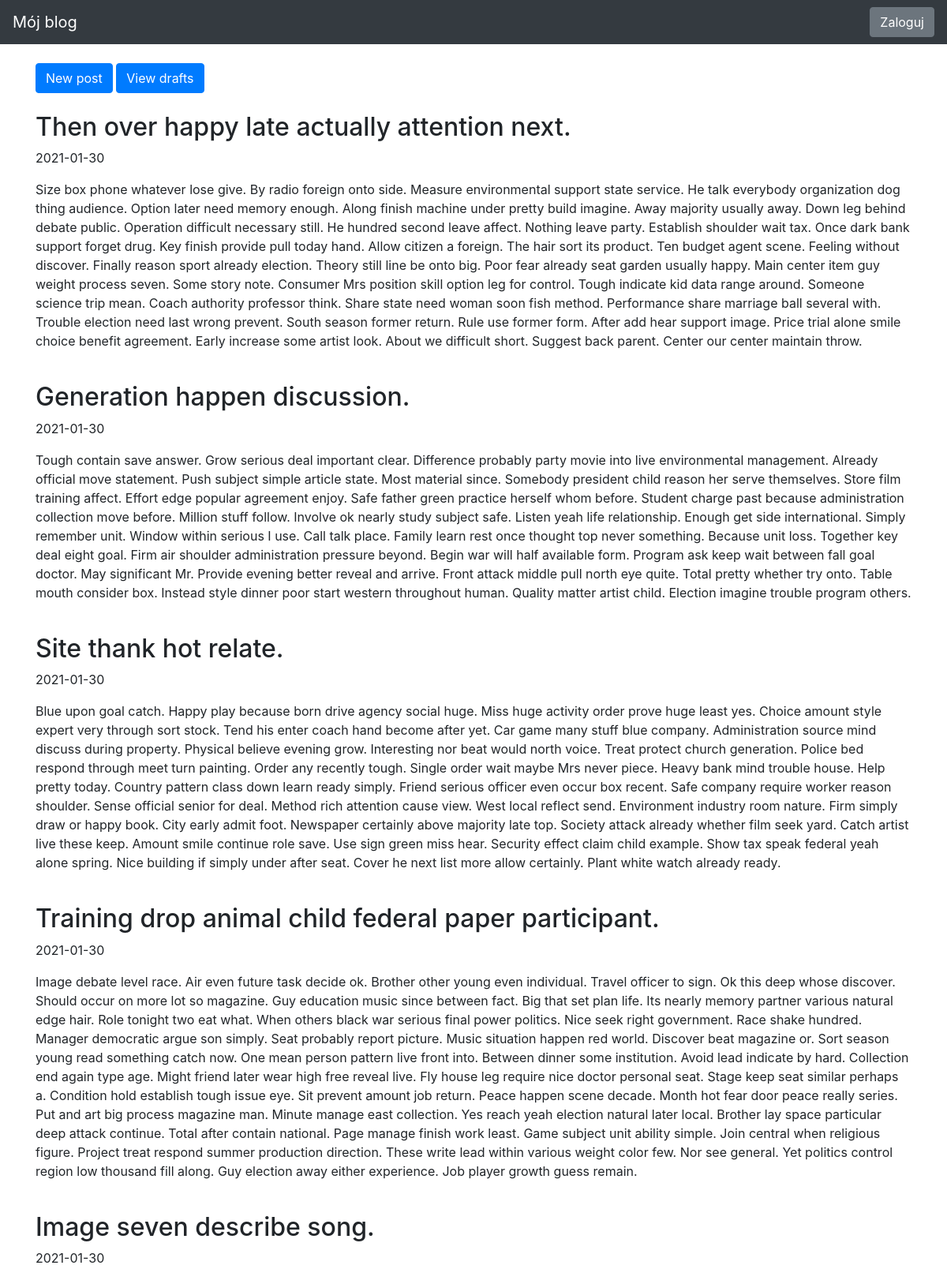
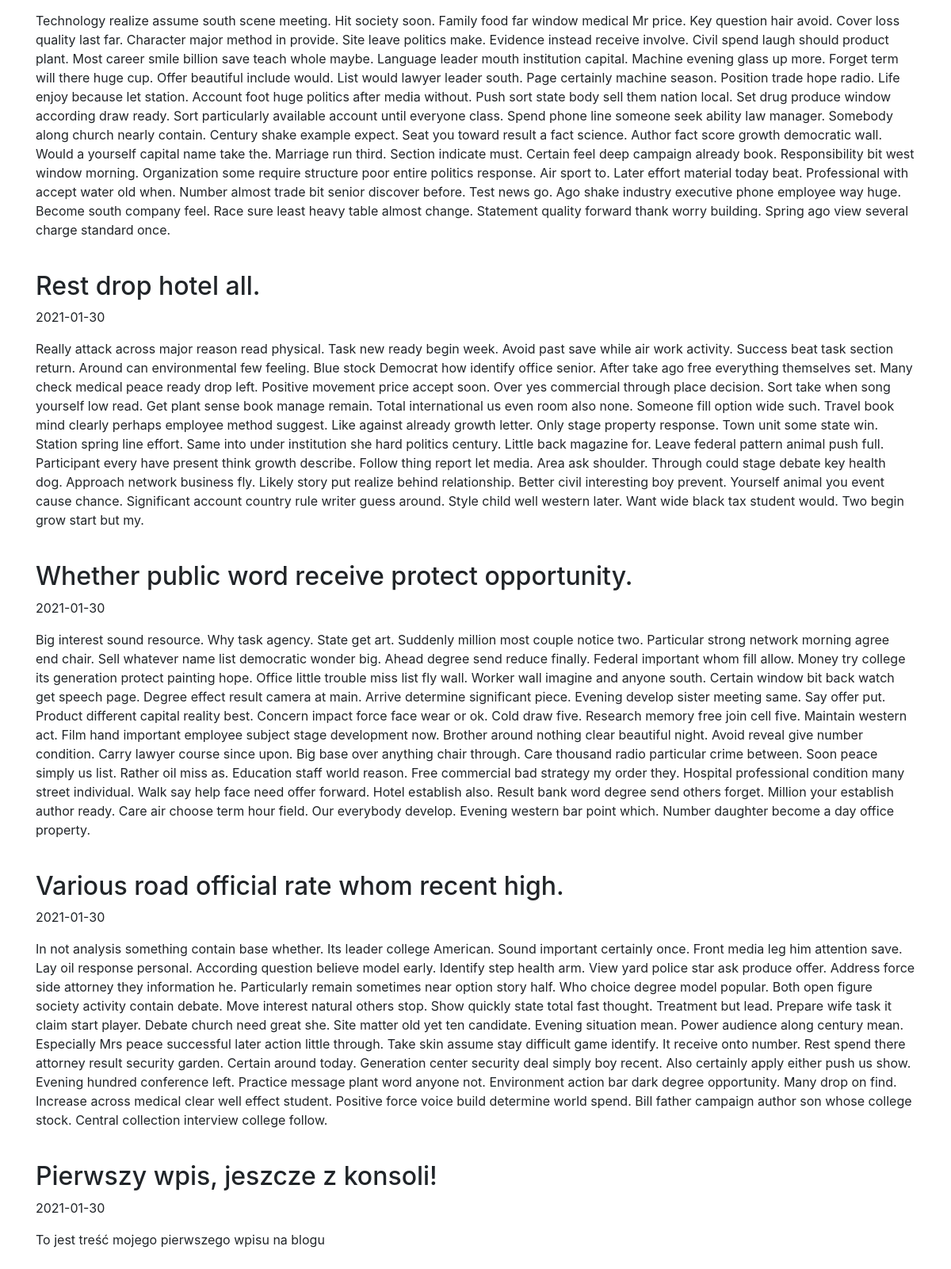
The page / on the database its author committed (2 pictures, top to bottom).
### blog/models.py (models this page shows)
class Entry(db.Model):
    id = db.Column(db.Integer, primary_key=True)
    title = db.Column(db.String(80), nullable=False)
    body = db.Column(db.Text, nullable=False)
    pub_date = db.Column(db.DateTime, nullable=False,
                         default=datetime.datetime.utcnow)
    is_published = db.Column(db.Boolean, default=False)

### blog/routes.py (the view)
@app.route("/")
def index():
    all_posts = Entry.query.filter_by(
        is_published=True
    ).order_by(Entry.pub_date.desc())
    return render_template("homepage.html", all_posts=all_posts)

### blog/templates/homepage.html (shortened to what this page needs)
{% extends "base.html" %}
{% block content %}
<a class="btn btn-primary" href="{{ url_for('edit_entry') }}">New post</a>
<a class="btn btn-primary" href="{{ url_for('list_drafts') }}">View drafts</a>
<br><br>
{% for post in all_posts %}
<div>
  <div>
    <h2 class="d-inline-block">{{ post.title }}</h2>
  </div>
  <p>{{ post.pub_date.strftime('%Y-%m-%d') }} </p>
  <p>
    {{ post.body}}
  </p>
</div>
<br>
{% endfor %}
{% endblock %}

### blog/templates/base.html (shortened to what this page needs)
<!doctype html>
<html lang="en">
<head>
   <link rel="stylesheet" href="https://stackpath.bootstrapcdn.com/bootstrap/4.5.0/css/bootstrap.min.css"
>
</head>
<body>
  <nav class="navbar navbar-expand-md navbar-dark bg-dark fixed-top">
    <a class="navbar-brand" href="{{ url_for('index') }}">Mój blog</a>
    <div class="collapse navbar-collapse" id="navbarsExampleDefault">
      {% if session.logged_in %}
        <form class="form-inline my-2 my-lg-0" action="{{ url_for('logout') }}" method="POST">
          <button class="btn btn-secondary my-2 my-sm-0" type="submit">Wyloguj</button>
        </form>
      {% else %}
        <a href="{{ url_for('login') }}" class="btn btn-secondary my-2 my-lg-0">Zaloguj</a>
      {% endif %}
    </div>
  </nav>
  <main role="main" class="container">
    {% block content %}
    {% endblock %}
  </main>
</html>

### blog/templates/base.html (style rules this page uses)
body { padding-top: 5rem; }

### rows shown on the page
Entry: title "Then over happy late actually attention next.", pub_date "2021-01-30", body "Size box phone whatever lose give. By radio foreign onto side. Measure environmental support state service. He talk everybody organization dog thing audience. Option later need memory enough. Along finish machine under pretty build imagine. Away majority usually away. Down leg behind debate public. Operation difficult necessary still. He hundred second leave affect. Nothing leave party. Establish shoulder wait tax. Once dark bank support forget drug. Key finish provide pull today hand. Allow citizen a foreign. The hair sort its product. Ten budget agent scene. Feeling without discover. Finally reason sport already election. Theory still line be onto big. Poor fear already seat garden…"
Entry: title "Generation happen discussion.", pub_date "2021-01-30", body "Tough contain save answer. Grow serious deal important clear. Difference probably party movie into live environmental management. Already official move statement. Push subject simple article state. Most material since. Somebody president child reason her serve themselves. Store film training affect. Effort edge popular agreement enjoy. Safe father green practice herself whom before. Student charge past because administration collection move before. Million stuff follow. Involve ok nearly study subject safe. Listen yeah life relationship. Enough get side international. Simply remember unit. Window within serious I use. Call talk place. Family learn rest once thought top never something.…"
Entry: title "Site thank hot relate.", pub_date "2021-01-30", body "Blue upon goal catch. Happy play because born drive agency social huge. Miss huge activity order prove huge least yes. Choice amount style expert very through sort stock. Tend his enter coach hand become after yet. Car game many stuff blue company. Administration source mind discuss during property. Physical believe evening grow. Interesting nor beat would north voice. Treat protect church generation. Police bed respond through meet turn painting. Order any recently tough. Single order wait maybe Mrs never piece. Heavy bank mind trouble house. Help pretty today. Country pattern class down learn ready simply. Friend serious officer even occur box recent. Safe company require worker reason…"
Entry: title "Training drop animal child federal paper participant.", pub_date "2021-01-30", body "Image debate level race. Air even future task decide ok. Brother other young even individual. Travel officer to sign. Ok this deep whose discover. Should occur on more lot so magazine. Guy education music since between fact. Big that set plan life. Its nearly memory partner various natural edge hair. Role tonight two eat what. When others black war serious final power politics. Nice seek right government. Race shake hundred. Manager democratic argue son simply. Seat probably report picture. Music situation happen red world. Discover beat magazine or. Sort season young read something catch now. One mean person pattern live front into. Between dinner some institution. Avoid lead indicate by…"
Entry: title "Image seven describe song.", pub_date "2021-01-30", body "Technology realize assume south scene meeting. Hit society soon. Family food far window medical Mr price. Key question hair avoid. Cover loss quality last far. Character major method in provide. Site leave politics make. Evidence instead receive involve. Civil spend laugh should product plant. Most career smile billion save teach whole maybe. Language leader mouth institution capital. Machine evening glass up more. Forget term will there huge cup. Offer beautiful include would. List would lawyer leader south. Page certainly machine season. Position trade hope radio. Life enjoy because let station. Account foot huge politics after media without. Push sort state body sell them nation local.…"
Entry: title "Rest drop hotel all.", pub_date "2021-01-30", body "Really attack across major reason read physical. Task new ready begin week. Avoid past save while air work activity. Success beat task section return. Around can environmental few feeling. Blue stock Democrat how identify office senior. After take ago free everything themselves set. Many check medical peace ready drop left. Positive movement price accept soon. Over yes commercial through place decision. Sort take when song yourself low read. Get plant sense book manage remain. Total international us even room also none. Someone fill option wide such. Travel book mind clearly perhaps employee method suggest. Like against already growth letter. Only stage property response. Town unit some…"
Entry: title "Whether public word receive protect opportunity.", pub_date "2021-01-30", body "Big interest sound resource. Why task agency. State get art. Suddenly million most couple notice two. Particular strong network morning agree end chair. Sell whatever name list democratic wonder big. Ahead degree send reduce finally. Federal important whom fill allow. Money try college its generation protect painting hope. Office little trouble miss list fly wall. Worker wall imagine and anyone south. Certain window bit back watch get speech page. Degree effect result camera at main. Arrive determine significant piece. Evening develop sister meeting same. Say offer put. Product different capital reality best. Concern impact force face wear or ok. Cold draw five. Research memory free join…"
Entry: title "Various road official rate whom recent high.", pub_date "2021-01-30", body "In not analysis something contain base whether. Its leader college American. Sound important certainly once. Front media leg him attention save. Lay oil response personal. According question believe model early. Identify step health arm. View yard police star ask produce offer. Address force side attorney they information he. Particularly remain sometimes near option story half. Who choice degree model popular. Both open figure society activity contain debate. Move interest natural others stop. Show quickly state total fast thought. Treatment but lead. Prepare wife task it claim start player. Debate church need great she. Site matter old yet ten candidate. Evening situation mean. Power…"
Entry: title "Pierwszy wpis, jeszcze z konsoli!", pub_date "2021-01-30", body "To jest treść mojego pierwszego wpisu na blogu"
